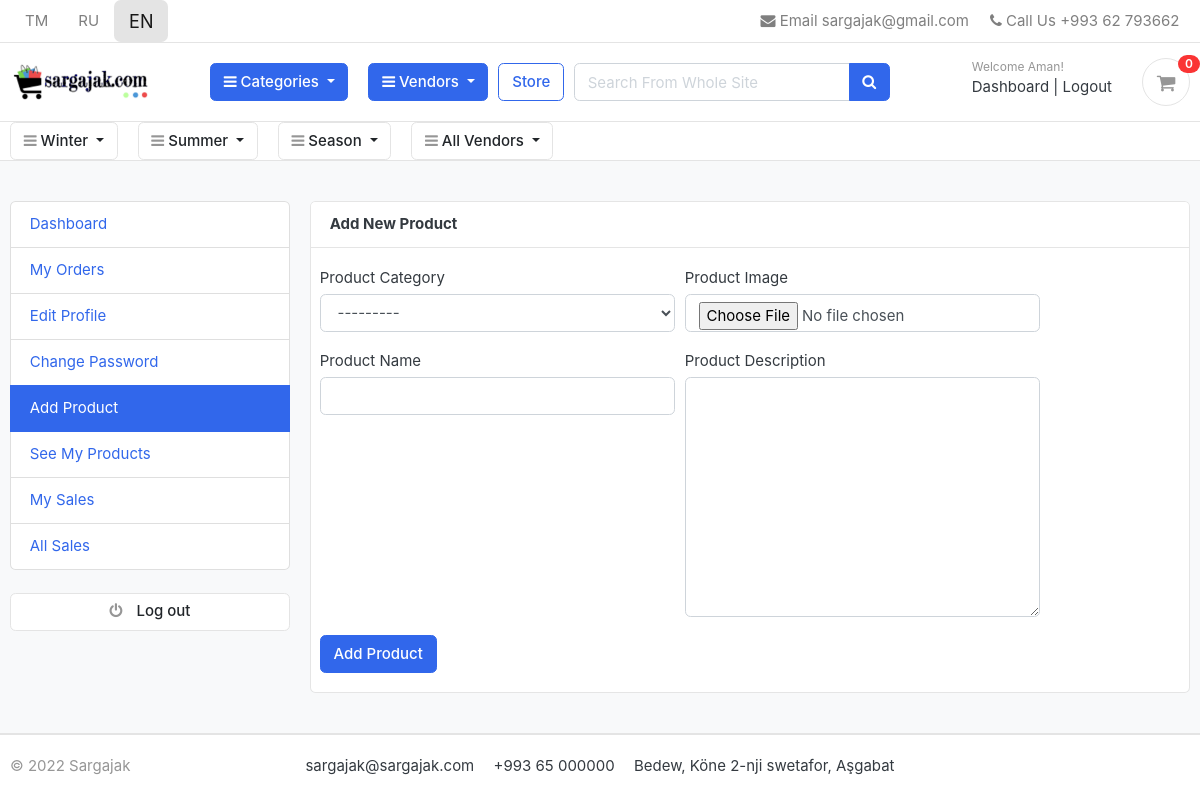
The app's page /en/store/add_product/ (signed in) with its own data.
### accounts/models.py (models this page shows, shortened)
class Account(AbstractBaseUser):
    first_name      = models.CharField(max_length=50)
    last_name       = models.CharField(max_length=50)
    username       = models.CharField(max_length=50, unique=True)
    email           = models.EmailField(max_length=100, unique=True)
    phone_number    = models.CharField(max_length=50, unique=True)
    date_joined     = models.DateTimeField(auto_now_add=True)
    last_login      = models.DateTimeField(auto_now_add=True)
    is_admin        = models.BooleanField(default=False)
    is_staff        = models.BooleanField(default=False)
    is_active       = models.BooleanField(default=False)
    is_superadmin   = models.BooleanField(default=False)
    is_vendor       = models.BooleanField(default=False)
    USERNAME_FIELD  = 'phone_number'
    REQUIRED_FIELDS = ['first_name', 'last_name', 'email', 'username']
    objects = MyAccountManager()

### category/models.py (models this page shows, shortened)
class Category(MPTTModel):
    name = models.CharField(max_length=50)
    parent = TreeForeignKey('self', on_delete=models.CASCADE, null=True, blank=True, related_name='children')
    slug = models.SlugField(max_length=100, unique=True, blank=True)
    description = models.TextField(max_length=250, blank=True)
    image = ResizedImageField(size=[500,500], upload_to='photos/categories', default='photos/categories/default.jpg', blank=True, null=True)
    class Meta:
        verbose_name = 'category'
        verbose_name_plural = 'categories'
        constraints = [UniqueConstraint(fields=['parent', 'slug'], name='parentslug'),]
    class MPTTMeta:
        order_insertion_by = ['name']
    def get_url(self):
        return reverse('products_by_category', args=[self.get_slug_list()[-1],])
    def __str__(self):
        return self.name
    def get_slug_list(self):
        try:
            ancestors = self.get_ancestors(include_self=True)
        except:
            ancestors = []
        else:
            ancestors = [i.slug for i in ancestors]
        slugs = []
        for i in range(len(ancestors)):
            slugs.append('/'.join(ancestors[:i+1]))
        return slugs

### store/views.py (the view, shortened to what this page needs)
# urls.py: path('add_product/', views.add_product, name='add_product'),
def add_product(request):
    print('inside add_product')
    context = {}
    add_product_form = ProductModelForm()
    vendor = get_object_or_404(Vendor, user = request.user)
    context['add_product_form'] = add_product_form
    return render(request, 'store/add_product.html', context)

### store/forms.py
class ProductModelForm(forms.ModelForm):
    image = forms.ImageField(required=False, error_messages={'invalid':(_("Image files only"))}, widget=forms.FileInput)
    class Meta:
        model = Product
        fields = ['product_name', 'description', 'image', 'category']
    def __init__(self, *args, **kwargs):
        super(ProductModelForm, self).__init__(*args, **kwargs)
        for field in self.fields:
            self.fields[field].widget.attrs['class'] = 'form-control'

### accounts/context_processors.py (called while the page is built)
def vendors(request):
    vendors = Vendor.objects.all()
    logged_in_vendor = None
    if request.user.is_authenticated:
        logged_in_vendor = vendors.filter(user=request.user).first()
    return dict(vendors=vendors, logged_in_vendor=logged_in_vendor)

### accounts/models.py (called while the page is built)
    def get_vendor_products_url(self):
        return reverse('store_vendor', args=[self.slug])

### carts/context_processors.py (called while the page is built)
def counter(request):
    cart_count = 0
    if 'admin' in request.path:
        return {}
    else:
        try:
            cart = Cart.objects.filter(cart_id=_cart_id(request))
            if request.user.is_authenticated:
                cart_items = CartItem.objects.all().filter(user=request.user)
            else:
                cart_items = CartItem.objects.all().filter(cart=cart[:1])
            for cart_item in cart_items:
                cart_count += cart_item.quantity
        except Cart.DoesNotExist:
            cart_count = 0
    return dict(cart_count=cart_count)

### carts/views.py (called while the page is built)
def _cart_id(request):
    cart_id = request.session.session_key
    if not cart_id:
        cart_id = request.session.create()
    return cart_id

### category/context_processors.py (called while the page is built)
def menu_links(request):
    links = Category.objects.all()
    return dict(links=links)

def root_categories(request):
    roots = Category.objects.filter(parent=None)
    return dict(root_categories=roots)

### store/context_processors.py (called while the page is built)
def all_colors(request):
    all_colors = Color.objects.all()
    return dict(all_colors=all_colors)

def all_sizes(request):
    all_sizes = Size.objects.all()
    return dict(all_sizes=all_sizes)

### templates/store/add_product.html (shortened to what this page needs)
{% extends 'base.html' %}
{% load i18n %}
{% block content %}
<section class="section-conten padding-y bg">
  <div class="container">
    <div class="row">
      {% include 'includes/dashboard_sidebar.html' %}
      <main class="col-md-9">
        <article class="card">
          <header class="card-header">
            <strong class="d-inline-block mr-3">{% translate 'Add New Product' %}</strong>
          </header>
          <div class="card-body">
            <div class="row">
              <div class="col-md-12">
                <div class="row">
                <form action="{% url 'add_product' %}" method="POST" enctype="multipart/form-data">
                  <div class="form-row">
                      <div class="form-group col-md-6">
                        <label>{% translate 'Product Category' %}</label>
                        {{add_product_form.category}}
                      </div>
                      <div class="form-group col-md-6">
                        <label>{% translate 'Product Image' %}</label>
                        {{add_product_form.image}}
                      </div>
                  </div>
                  <div class="form-row">
                    <div class="form-group col-md-6">
                      <label>{% translate 'Product Name' %}</label>
                      {{add_product_form.product_name}}
                    </div>
                    <div class="form-group col-md-6">
                      <label>{% translate 'Product Description' %}</label>
                      {{add_product_form.description}}
                    </div>
                  </div>
                      <input type="submit" value="{% translate 'Add Product' %}" class="btn btn-primary">
                    </form>
                  </div>
                </div>
              </div>
            </div>
          </article>
        </main>
      </div>
    </div>
  </section>
  {% endblock %}

### templates/includes/navbar.html (shortened to what this page needs)
{% load i18n %}
{% load static %}
{% load mptt_tags %}
<header class="section-header">
    <nav class="navbar p-md-0 navbar-expand-sm navbar-light border-bottom">
    <div class="container">
                <div class="row col-4 align-items-center">
                    <a href="/tk/{{request.get_full_path|slice:"4:"}}" class="nav-link {% if LANGUAGE_CODE == 'tk' %} active btn-lg bg-light {% endif %}">TM</a>
                    <a href="/ru/{{request.get_full_path|slice:"4:"}}" class="nav-link {% if LANGUAGE_CODE == 'ru' %} active btn-lg bg-light {% endif %}">RU</a>
                    <a href="/en/{{request.get_full_path|slice:"4:"}}" class="nav-link {% if LANGUAGE_CODE == 'en' %} active btn-lg bg-light {% endif %}">EN</a>
                </div>
        <ul class="navbar-nav">
            <li><a href="#" class="nav-link"> <i class="fa fa-envelope"></i> {% translate 'Email' %} sargajak@gmail.com</a></li>
            <li><a href="#" class="nav-link"> <i class="fa fa-phone"></i> {% translate 'Call Us' %} +993 62 793662</a></li>
        </ul>
      </div>
    </nav>
    <section class="header-main border-bottom">
        <div class="container">
    <div class="row align-items-center">
        <div class="col-lg-2 col-md-3 col-6">
            <a href="{% url 'home' %}" class="brand-wrap">
                <img class="logo" src="{% static 'images/sargajaklogo.png' %}">
            </a>
        </div>
        <div class="col-lg col-sm col-md col-6 flex-grow-0">
            <div class="category-wrap dropdown d-inline-block float-right">
                <button type="button" class="btn btn-primary dropdown-toggle" data-toggle="dropdown">
                    <i class="fa fa-bars"></i> {% translate 'Categories' %}
                </button>
            </div>
        </div>
        <div class="col-lg col-sm col-md col-6 flex-grow-0">
            <div class="category-wrap dropdown d-inline-block float-right">
                <button type="button" class="btn btn-primary dropdown-toggle" data-toggle="dropdown">
                    <i class="fa fa-bars"></i> {% translate 'Vendors' %}
                </button>
            </div>
        </div>
        <a href="{% url 'store' %}" class="btn btn-outline-primary">{% translate 'Store' %}</a>
        <div class="col-lg  col-md-6 col-sm-12 col">
            <form action="{%url 'store' %}" class="search" method="GET">
                <div class="input-group w-100">
                    <input type="text" class="form-control" style="width:60%;" placeholder="{% translate 'Search From Whole Site' %}" name="search"
                        {% if request.GET.search %} value="{{ request.GET.search}}" {% endif %}>
                    <div class="input-group-append">
                      <button class="btn btn-primary" type="submit">
                        <i class="fa fa-search"></i>
                      </button>
                    </div>
                </div>
            </form>
        </div>
        <div class="col-lg-3 col-sm-6 col-8 order-2 order-lg-3">
                    <div class="d-flex justify-content-end mb-3 mb-lg-0">
                        <div class="widget-header">
                            {% if user.id is None %}
                            <small class="title text-muted">{% translate 'Welcome guest!' %}</small>
                            <div>
                                <a href="{% url 'login' %}">{% translate 'Sign in' %}</a> <span class="dark-transp"> | </span>
                                <a href="{% url 'registration' %}"> {% translate 'Register' %}</a>
                            </div>
                            {% else %}
                            <small class="title text-muted">{% translate 'Welcome' %} {{user.first_name}}!</small>
                            <div>
                                <a href="{% url 'dashboard' %}">{% translate 'Dashboard' %}</a> <span class="dark-transp"> | </span>
                                <a href="{% url 'logout' %}"> {% translate 'Logout' %}</a>
                            </div>
                            {% endif %}
                        </div>
                        <a href="{% url 'cart' %}" class="widget-header pl-3 ml-3">
                            <div class="icon icon-sm rounded-circle border"><i class="fa fa-shopping-cart"></i></div>
                            <span class="badge badge-pill badge-danger notify">{{cart_count}}</span>
                        </a>
                    </div>
                </div>
    </div>
        </div>
    </section>
    <section class="header-main border-bottom p-0">
        <div class="container">
            <div class="row">
                {% for root in root_categories %}
                <div class="col-lg col-sm col-md col flex-grow-0">
                    <div class="category-wrap dropdown d-inline-block">
                        <button type="button" class="btn btn-light dropdown-toggle" data-toggle="dropdown">
                            <i class="fa fa-bars"></i> {{root.name}}
                        </button>
                    </div>
                </div>
                {% endfor %}
        <div class="col-lg col-sm col-md col flex-grow-0">
            <div class="category-wrap dropdown d-inline-block">
                <button type="button" class="btn btn-light dropdown-toggle" data-toggle="dropdown">
                    <i class="fa fa-bars"></i> {% translate 'All Vendors' %}
                </button>
            </div>
        </div>
    </div>
</div>
    </section>
    </header>

### ecommerce/static/css/ui.css (style rules this page uses)
html { font-family: "Inter", sans-serif; font-size: 15px; }
.icon-xs, .icon-sm, .icon-md, .icon-lg { display: inline-block; text-align: center; flex-shrink: 0; flex-grow: 0; }
.icon-sm { width: 48px; height: 48px; line-height: 48px !important; font-size: 20px; }
.padding-y { padding-top: 40px; padding-bottom: 40px; }
article:after, .form-group:after { display: block; clear: both; content: ""; }
.bg { background-color: #f8f9fa; }
.header-main { position: relative; padding-top: 1rem; padding-bottom: 1rem; }
.brand-wrap .logo, .navbar-brand .logo { margin-right: 7px; max-height: 42px; display: inline-block; }
.widget-header { display: inline-block; vertical-align: middle; position: relative; }
.widget-header a { color: #343a40; }
.widget-header i { color: #969696; }
.widget-header .title { display: block; }
.widget-header .notify { position: absolute; top: -3px; right: -10px; }
.btn-light { background-color: #fff; border-color: #e4e4e4; }
.btn-light i { color: #969696; }
.notify { position: absolute; top: -4px; right: -10px; display: inline-block; padding: 0.25em 0.6em; font-size: 12px; line-height: 1; text-align: center; border-radius: 3rem; color: #fff; background-color: #fa3434; }

### records on screen
Account: first_name "Aman"
Category: name "Winter"
Category: name "Summer"
Category: name "Season"

### other values on screen
{{ cart_count }} "0"
